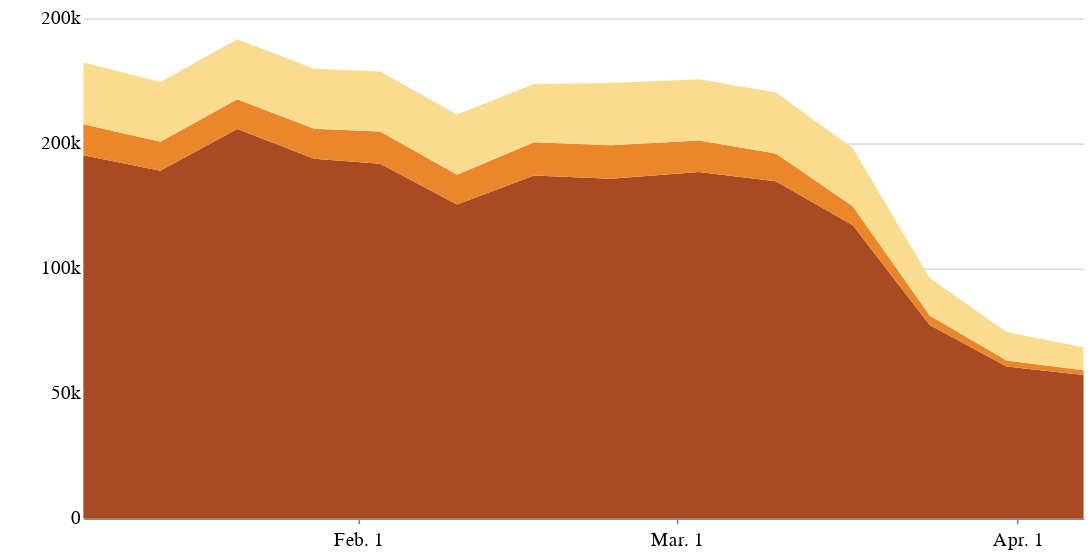

Notebook code cell kept with this figure:
### Code cell
all_flights_chart_desktop = alt.Chart(flights_us_eu_global_melt).mark_area(size=4,color='#006D8F').encode(
    x=alt.X('date:T', title='', axis=alt.Axis(grid=False, tickCount=6, format='%b. %-d')),
    y=alt.Y('flights:Q', title='', axis=alt.Axis(domainOpacity=0, tickSize=0, grid=True, tickCount=6, format='.0s'),
                             sort=alt.EncodingSortField(
                                field="location",
                                op="sum",
                                order="ascending")),
    color=alt.Color('location:N',
                   scale=alt.Scale(
            domain=['usa', 'europe', 'world'],
            range=['#fadc90', '#ec862b', '#a84b24']), legend=None),
).properties(width=600, height=300,
    title=''
)

all_flights_chart_desktop.configure_view(strokeOpacity=0)

### Figure 1 — Vega-Lite specification as saved in the notebook (floating-point values rounded to 4 significant figures)
{"config": {"view": {"width": 800, "height": 450, "strokeOpacity": 0}, "background": "#ffffff", "title": {"anchor": "start", "font": "Benton Gothic Bold, sans", "fontColor": "#000000", "fontSize": 22, "fontWeight": "normal"}, "arc": {"fill": "#82c6df"}, "area": {"fill": "#82c6df"}, "line": {"stroke": "#82c6df", "strokeWidth": 3}, "path": {"stroke": "#82c6df"}, "rect": {"fill": "#82c6df"}, "shape": {"stroke": "#82c6df"}, "bar": {"fill": "#82c6df"}, "point": {"stroke": "#82c6df"}, "symbol": {"fill": "#82c6df", "size": 30}, "axis": {"titleFont": "Benton Gothic Bold, sans", "titleFontSize": 13, "titleFontWeight": "normal", "labelFont": "Benton Gothic, sans", "labelFontSize": 11.5, "labelFontWeight": "normal"}, "axisX": {"labelAngle": 0, "labelPadding": 4, "tickSize": 3}, "axisY": {"labelBaseline": "middle", "maxExtent": 45, "minExtent": 45, "tickSize": 2, "titleAlign": "left", "titleAngle": 0, "titleX": -45, "titleY": -11}, "legend": {"titleFont": "Benton Gothic Bold, sans", "titleFontSize": 13, "titleFontWeight": "normal", "symbolType": "square", "labelFont": "Benton Gothic, sans", "labelFontSize": 11.5}, "range": {"category": ["#3580b1", "#ec8431", "#ab7fb4", "#c89d29", "#adc839", "#829eb1"], "diverging": ["#e68a4f", "#f4bb6a", "#f9e39c", "#dadfe2", "#a6b7c6", "#849eae"], "heatmap": ["#fbf2c7", "#f9e39c", "#f8d36e", "#f4bb6a", "#e68a4f", "#d15a40", "#ab4232"], "ordinal": ["#fbf2c7", "#f9e39c", "#f8d36e", "#f4bb6a", "#e68a4f", "#d15a40", "#ab4232"], "ramp": ["#fbf2c7", "#f9e39c", "#f8d36e", "#f4bb6a", "#e68a4f", "#d15a40", "#ab4232"]}}, "data": {"name": "data-6736df575bc064d7c588a98c2d26ab63"}, "mark": {"type": "area", "color": "#006D8F", "size": 4}, "encoding": {"color": {"type": "nominal", "field": "location", "legend": null, "scale": {"domain": ["usa", "europe", "world"], "range": ["#fadc90", "#ec862b", "#a84b24"]}}, "x": {"type": "temporal", "axis": {"format": "%b. %-d", "grid": false, "tickCount": 6}, "field": "date", "title": ""}, "y": {"type": "quantitative", "axis": {"domainOpacity": 0, "format": ".0s", "grid": true, "tickCount": 6, "tickSize": 0}, "field": "flights", "sort": {"field": "location", "op": "sum", "order": "ascending"}, "title": ""}}, "height": 300, "title": "", "width": 600, "$schema": "https://vega.github.io/schema/vega-lite/v4.0.2.json", "datasets": {"data-6736df575bc064d7c588a98c2d26ab63": [{"date": "2020-01-07T00:00:00", "location": "world", "flights": 145204}, {"date": "2020-01-14T00:00:00", "location": "world", "flights": 139024}, {"date": "2020-01-21T00:00:00", "location": "world", "flights": 155738}, {"date": "2020-01-28T00:00:00", "location": "world", "flights": 143842}, {"date": "2020-02-03T00:00:00", "location": "world", "flights": 141813}, {"date": "2020-02-10T00:00:00", "location": "world", "flights": 125532}, {"date": "2020-02-17T00:00:00", "location": "world", "flights": 137174}, {"date": "2020-02-24T00:00:00", "location": "world", "flights": 135868}, {"date": "2020-03-03T00:00:00", "location": "world", "flights": 138586}, {"date": "2020-03-10T00:00:00", "location": "world", "flights": 134817}, {"date": "2020-03-17T00:00:00", "location": "world", "flights": 117274}, {"date": "2020-03-24T00:00:00", "location": "world", "flights": 77356}, {"date": "2020-03-31T00:00:00", "location": "world", "flights": 60722}, {"date": "2020-04-07T00:00:00", "location": "world", "flights": 57409}, {"date": "2020-01-07T00:00:00", "location": "europe", "flights": 12410}, {"date": "2020-01-14T00:00:00", "location": "europe", "flights": 11605}, {"date": "2020-01-21T00:00:00", "location": "europe", "flights": 11866}, {"date": "2020-01-28T00:00:00", "location": "europe", "flights": 11952}, {"date": "2020-02-03T00:00:00", "location": "europe", "flights": 12890}, {"date": "2020-02-10T00:00:00", "location": "europe", "flights": 11905}, {"date": "2020-02-17T00:00:00", "location": "europe", "flights": 13225}, {"date": "2020-02-24T00:00:00", "location": "europe", "flights": 13327}, {"date": "2020-03-03T00:00:00", "location": "europe", "flights": 12575}, {"date": "2020-03-10T00:00:00", "location": "europe", "flights": 11111}, {"date": "2020-03-17T00:00:00", "location": "europe", "flights": 7609}, {"date": "2020-03-24T00:00:00", "location": "europe", "flights": 3755}, {"date": "2020-03-31T00:00:00", "location": "europe", "flights": 2411}, {"date": "2020-04-07T00:00:00", "location": "europe", "flights": 1827}, {"date": "2020-01-07T00:00:00", "location": "usa", "flights": 24763}, {"date": "2020-01-14T00:00:00", "location": "usa", "flights": 23864}, {"date": "2020-01-21T00:00:00", "location": "usa", "flights": 24067}, {"date": "2020-01-28T00:00:00", "location": "usa", "flights": 24016}, {"date": "2020-02-03T00:00:00", "location": "usa", "flights": 24000}, {"date": "2020-02-10T00:00:00", "location": "usa", "flights": 24101}, {"date": "2020-02-17T00:00:00", "location": "usa", "flights": 23353}, {"date": "2020-02-24T00:00:00", "location": "usa", "flights": 24902}, {"date": "2020-03-03T00:00:00", "location": "usa", "flights": 24497}, {"date": "2020-03-10T00:00:00", "location": "usa", "flights": 24431}, {"date": "2020-03-17T00:00:00", "location": "usa", "flights": 23238}, {"date": "2020-03-24T00:00:00", "location": "usa", "flights": 15032}, {"date": "2020-03-31T00:00:00", "location": "usa", "flights": 11470}, {"date": "2020-04-07T00:00:00", "location": "usa", "flights": 9159}]}}
